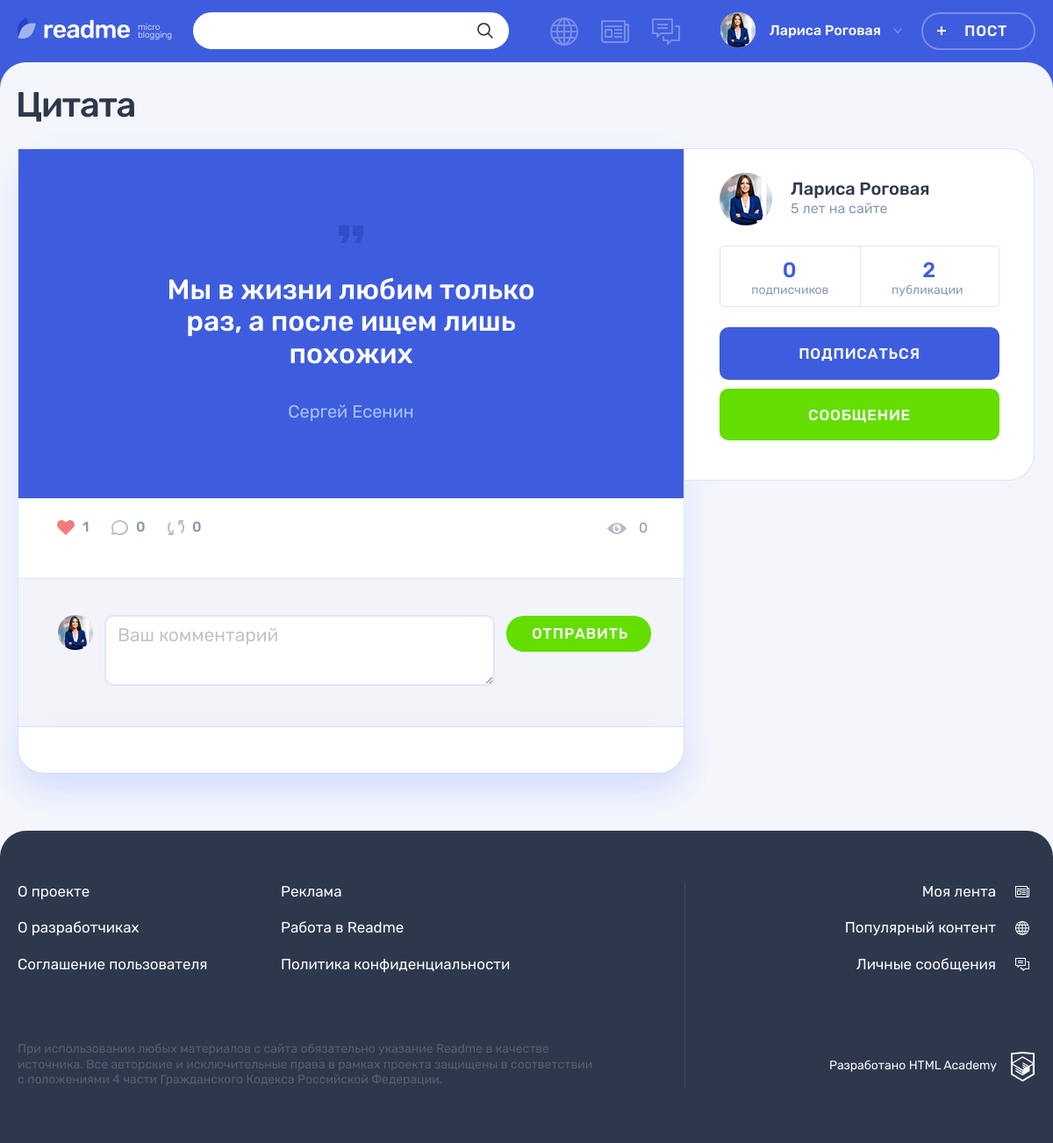
/post.php?id=1 (signed in), run on the app's committed database.
### tables this page shows
CREATE TABLE post (
	id INT UNSIGNED AUTO_INCREMENT PRIMARY KEY,
	dt_add TIMESTAMP NOT NULL DEFAULT CURRENT_TIMESTAMP(),
	title VARCHAR(128) NOT NULL,
	text_content TEXT,
	quote_author VARCHAR(128),
	image_path VARCHAR(128),
	video_path VARCHAR(128),
	link VARCHAR(128),
	show_count INT UNSIGNED NOT NULL DEFAULT 0,
	is_repost BOOLEAN NOT NULL DEFAULT 0,
	author_id INT UNSIGNED NOT NULL,
	origin_post_id INT UNSIGNED,
	content_type_id INT UNSIGNED NOT NULL,
	FOREIGN KEY (author_id) REFERENCES user(id),
	FOREIGN KEY (origin_post_id) REFERENCES post(id),
	FOREIGN KEY (content_type_id) REFERENCES content_type(id),
	FULLTEXT INDEX post_ft_search(title, text_content)
);

CREATE TABLE input (
	id INT UNSIGNED AUTO_INCREMENT PRIMARY KEY,
	label VARCHAR(128),
	type VARCHAR(128),
	name VARCHAR(128) NOT NULL,
	placeholder VARCHAR(128),
	required BOOLEAN
);

CREATE TABLE user (
	id INT UNSIGNED AUTO_INCREMENT PRIMARY KEY,
	dt_add TIMESTAMP NOT NULL DEFAULT CURRENT_TIMESTAMP(),
	email VARCHAR(128) NOT NULL,
	login VARCHAR(128) NOT NULL,
	password CHAR(64) NOT NULL,
	avatar_path VARCHAR(128),
	UNIQUE INDEX email(email)
);

### helpers.php (called while the page is built, shortened)
<?php
function get_noun_plural_form(int $number, string $one, string $two, string $many): string
{
    $number = (int)$number;
    $mod10 = $number % 10;
    $mod100 = $number % 100;
    switch (true) {
        case ($mod10 >= 2 && $mod10 <= 4):
            return $two;
        default:
            return $many;
    }
}
function include_template($name, array $data = [])
{
    $name = 'templates/' . $name;
    extract($data);
    require $name;
    $result = ob_get_clean();
    return $result;
}

### functions.php (called while the page is built, shortened)
<?php
function get_mysqli_result(mysqli $link, string $sql, string $result_type = 'all') {
    if (!$result = mysqli_query($link, $sql)) {
        update_errors_log($link, $sql, 'mysql_errors.txt');
        http_response_code(500);
        exit;
    } elseif ($result_type === 'all') {
        $result = mysqli_fetch_all($result, MYSQLI_ASSOC);
    } elseif ($result_type === 'assoc') {
        $result = mysqli_fetch_assoc($result);
    }
    return $result;
}
function esc(string $str) : string {
    $text = htmlspecialchars($str);
    return $text;
}
function validate_post(mysqli $link, int $post_id) : int {
    $sql = "SELECT id FROM post WHERE id = $post_id";
    $result = get_mysqli_result($link, $sql, false);
    return $post_id;
}
function get_likes_indicator_class(mysqli $link, int $post_id) : string {
    $user_id = $_SESSION['user']['id'];
    $sql = "SELECT id FROM post_like WHERE post_id = $post_id AND author_id = $user_id";
    $result = get_mysqli_result($link, $sql, false);
    return mysqli_num_rows($result) ? ' post__indicator--likes-active' : '';
}
function get_likes_count(mysqli $link, int $post_id) : int {
    $sql = "SELECT COUNT(*) FROM post_like WHERE post_id = $post_id";
    $result = get_mysqli_result($link, $sql, 'assoc');
    return $result['COUNT(*)'];
}
function get_comment_count(mysqli $link, int $post_id) : int {
    $sql = "SELECT COUNT(*) FROM comment WHERE post_id = $post_id";
    $result = get_mysqli_result($link, $sql, 'assoc');
    return $result['COUNT(*)'];
}
function get_repost_count(mysqli $link, int $post_id) : int {
    $sql = "SELECT COUNT(*) FROM post WHERE origin_post_id = $post_id";
    $result = get_mysqli_result($link, $sql, 'assoc');
    return $result['COUNT(*)'];
}
function get_subscriber_count(mysqli $link, int $user_id, $numeric_value = false) : string {
    $sql = "SELECT COUNT(*) FROM subscription WHERE user_id = $user_id";
    $result = get_mysqli_result($link, $sql, 'assoc');
    if ($numeric_value) {
        return $result['COUNT(*)'];
    }
    return get_noun_plural_form($result['COUNT(*)'], ' подписчик', ' подписчика', ' подписчиков');
}
function get_publication_count(mysqli $link, int $user_id, $numeric_value = false) : string {
    $sql = "SELECT COUNT(*) FROM post WHERE author_id = $user_id";
    $result = get_mysqli_result($link, $sql, 'assoc');
    if ($numeric_value) {
        return $result['COUNT(*)'];
    }
    return get_noun_plural_form($result['COUNT(*)'], ' публикация', ' публикации', ' публикаций');
}

### templates/post.php (the view, shortened to what this page needs)
<div class="container">
    <h1 class="page__title page__title--publication"><?= esc($post['title']) ?></h1>
    <section class="post-details">
        <div class="post-details__wrapper post-<?= esc($post['class_name']) ?>">
            <div class="post-details__main-block post post--details" style="border-top-right-radius: 0;">
                <?php if ($post['class_name'] == 'quote'): ?>
                <div class="post__main">
                    <?= include_template('inc/post-quote.php', ['post' => $post]) ?>
                </div>
                <?php elseif ($post['class_name'] == 'link'): ?>
                <?= include_template('inc/post-link.php', ['post' => $post]) ?>
                <?php elseif ($post['class_name'] == 'photo'): ?>
                <?= include_template('inc/post-photo.php', ['post' => $post]) ?>
                <?php elseif ($post['class_name'] == 'video'): ?>
                <?= include_template('inc/post-video.php', ['post' => $post]) ?>
                <?php elseif ($post['class_name'] == 'text'): ?>
                <div class="post__main" style="padding: 54px 0 63px; border-bottom: 1px solid #dee5fc;">
                    <?= include_template('inc/post-text.php', ['post' => $post]) ?>
                </div>
                <?php endif; ?>
                <div class="post__indicators">
                    <div class="post__buttons">
                        <a class="post__indicator post__indicator--likes<?= get_likes_indicator_class($link, $post['id']) ?> button" href="/like.php?id=<?= $post['id'] ?>" title="Лайк">
                            <svg class="post__indicator-icon post__indicator-icon--like-active" width="20" height="17">
                                <use xlink:href="#icon-heart-active"></use>
                            </svg>
                            <span><?= get_likes_count($link, $post['id']) ?></span>
                        </a>
                        <a class="post__indicator post__indicator--comments button" href="#" title="Комментарии">
                            <svg class="post__indicator-icon" width="19" height="17">
                                <use xlink:href="#icon-comment"></use>
                            </svg>
                            <span><?= get_comment_count($link, $post['id']) ?></span>
                        </a>
                        <a class="post__indicator post__indicator--repost button" href="#" title="Репост">
                            <svg class="post__indicator-icon" width="19" height="17">
                                <use xlink:href="#icon-repost"></use>
                            </svg>
                            <span><?= get_repost_count($link, $post['id']) ?></span>
                        </a>
                    </div>
                    <span class="post__view"><?= esc($post['show_count']) ?></span>
                </div>
                <div class="comments">
                    <form class="comments__form form" action="/post.php?id=<?= $post['id'] ?>" method="post">
                        <div class="comments__my-avatar">
                            <?php if (!empty($_SESSION['user']['avatar_path'])): ?>
                            <?php $style = 'width: 40px; height: 40px; object-fit: cover;'; ?>
                            <img style="<?= $style ?>" class="comments__picture" src="uploads/<?= esc($_SESSION['user']['avatar_path']) ?>" width="40" height="40" alt="Аватар пользователя">
                            <?php endif; ?>
                        </div>
                        <?php $input = $inputs['comment'] ?>
                        <?php $classname = isset($errors[$input['name']][0]) ? ' form__input-section--error' : ''; ?>
                        <div class="form__input-section<?= $classname ?>">
                            <textarea class="comments__textarea form__textarea form__input" name="<?= esc($input['name']) ?>" placeholder="<?= esc($input['placeholder']) ?>"><?= esc(get_post_value($input['name'])) ?></textarea>
                        </div>
                        <button class="comments__submit button button--green" type="submit">Отправить</button>
                    </form>
                    <div class="comments__list-wrapper">
                    </div>
                </div>
            </div>
            <div class="post-details__user user">
                <div class="post-details__user-info user__info">
                    <a class="post-details__avatar-link user__avatar-link" href="#">
                        <div class="post-details__avatar user__avatar">
                            <?php if (!empty($post['avatar_path'])): ?>
                            <?php $style = 'width: 60px; height: 60px; object-fit: cover;'; ?>
                            <img style="<?= $style ?>" class="post-details__picture user__picture" src="uploads/<?= esc($post['avatar_path']) ?>" alt="Аватар пользователя">
                            <?php endif; ?>
                        </div>
                    </a>
                    <div class="post-details__name-wrapper user__name-wrapper">
                        <a class="post-details__name user__name" href="#">
                            <span><?= esc($post['author']) ?></span>
                        </a>
                        <time class="post-details__time user__time" datetime="2014-03-20">5 лет на сайте</time>
                    </div>
                </div>
                <div class="post-details__rating user__rating">
                    <p class="post-details__rating-item user__rating-item user__rating-item--subscribers">
                        <span class="post-details__rating-amount user__rating-amount"><?= get_subscriber_count($link, $post['author_id'], true) ?></span>
                        <span class="post-details__rating-text user__rating-text"><?= get_subscriber_count($link, $post['author_id']) ?></span>
                    </p>
                    <p class="post-details__rating-item user__rating-item user__rating-item--publications">
                        <span class="post-details__rating-amount user__rating-amount"><?= get_publication_count($link, $post['author_id'], true) ?></span>
                        <span class="post-details__rating-text user__rating-text"><?= get_publication_count($link, $post['author_id']) ?></span>
                    </p>
                </div>
                <div class="post-details__user-buttons user__buttons">
                    <button class="user__button user__button--subscription button button--main" type="button">Подписаться</button>
                    <a class="user__button user__button--writing button button--green" href="#">Сообщение</a>
                </div>
            </div>
        </div>
    </section>
</div>

### templates/inc/post-quote.php
<blockquote>
    <p><?= nl2br(esc($post['text_content']), false) ?></p>
    <cite><?= esc($post['quote_author']) ?></cite>
</blockquote>

### data on the page
post: title "Цитата", text_content "Мы в жизни любим только раз, а после ищем лишь похожих", quote_author "Сергей Есенин", id "1", show_count "0", author.avatar_path (picture), author.login "Лариса Роговая"
input: comment "Ваш комментарий"

### other printed values
$_SESSION['user']['login'] "Лариса Роговая"
get_comment_count($link, $post['id']) "0"
get_repost_count($link, $post['id']) "0"
get_subscriber_count($link, $post['author_id'], true) "0"
get_subscriber_count($link, $post['author_id']) "подписчиков"
get_publication_count($link, $post['author_id'], true) "2"
get_publication_count($link, $post['author_id']) "публикации"
